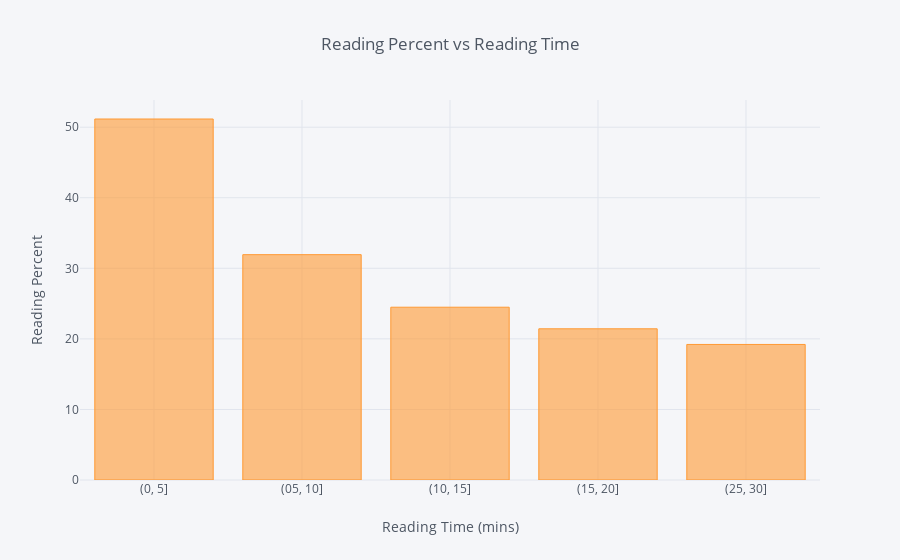

Notebook cell for this chart:
### Markdown cell above
# Average Reading Percent by Reading Time

### Code cell
stat_df['binned_readtime'] = pd.cut(stat_df['read_time'], bins=range(0, 101, 5))

stat_df['binned_readtime'] = stat_df['binned_readtime'].astype(str)
stat_df['binned_readtime'] = stat_df['binned_readtime'].replace({'(5, 10]': '(05, 10]'})

averages = stat_df.groupby('binned_readtime')['read_ratio'].mean()


averages.sort_index(inplace=True)
averages.iplot(kind='bar', xTitle='Reading Time (mins)',  
                                                              yTitle='Reading Percent',
                                                              title='Reading Percent vs Reading Time')

### Figure 1 — Plotly figure (JSON) as saved in the notebook; plotly's stock layout.template omitted (floating-point values rounded to 4 significant figures)
{"data": [{"marker": {"color": "rgba(255, 153, 51, 0.6)", "line": {"color": "rgba(255, 153, 51, 1.0)", "width": 1}}, "name": "read_ratio", "orientation": "v", "text": "", "type": "bar", "uid": "dc3c287e-cf87-4cd8-b9e9-4dcece78b07d", "x": ["(0, 5]", "(05, 10]", "(10, 15]", "(15, 20]", "(25, 30]"], "y": [51.16, 31.93, 24.49, 21.43, 19.21]}], "layout": {"legend": {"bgcolor": "#F5F6F9", "font": {"color": "#4D5663"}}, "paper_bgcolor": "#F5F6F9", "plot_bgcolor": "#F5F6F9", "title": {"font": {"color": "#4D5663"}, "text": "Reading Percent vs Reading Time"}, "xaxis": {"gridcolor": "#E1E5ED", "showgrid": true, "tickfont": {"color": "#4D5663"}, "title": {"font": {"color": "#4D5663"}, "text": "Reading Time (mins)"}, "zerolinecolor": "#E1E5ED"}, "yaxis": {"gridcolor": "#E1E5ED", "showgrid": true, "tickfont": {"color": "#4D5663"}, "title": {"font": {"color": "#4D5663"}, "text": "Reading Percent"}, "zerolinecolor": "#E1E5ED"}}}
